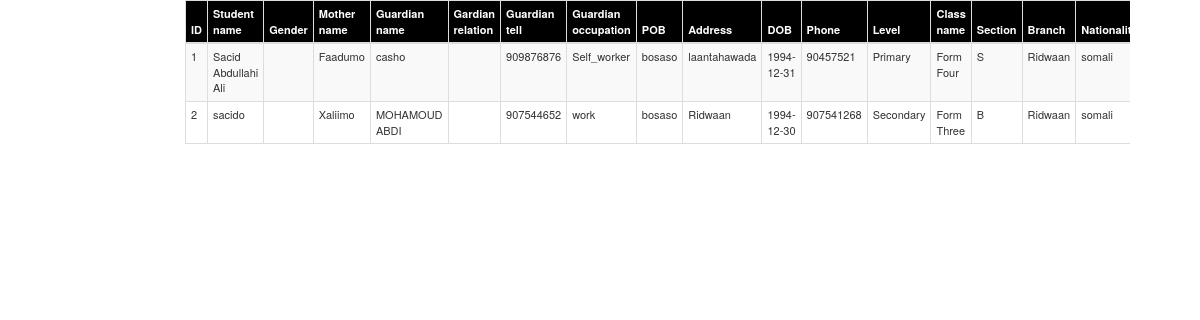
Page /falad.php on the committed database.
### tables this page shows
CREATE TABLE `registration` (
  `ID` int(255) NOT NULL,
  `studentname` varchar(200) NOT NULL,
  `gender` varchar(100) NOT NULL,
  `mothername` varchar(200) NOT NULL,
  `guardianname` varchar(200) NOT NULL,
  `guardiantell` int(50) NOT NULL,
  `guardianoccupation` varchar(1000) NOT NULL,
  `pob` varchar(100) NOT NULL,
  `address` varchar(100) NOT NULL,
  `dob` date NOT NULL,
  `phone` int(50) NOT NULL,
  `level` varchar(30) NOT NULL,
  `classname` varchar(30) NOT NULL,
  `section` varchar(30) NOT NULL,
  `branch` varchar(30) NOT NULL,
  `nationality` varchar(50) NOT NULL,
  `registrationdate` date NOT NULL,
  `image` blob NOT NULL
);

### falad.php (the view, shortened to what this page needs)
<?php
    $conn = new mysqli("localhost", "root", "", "simpledata");
    include("falad2.php");
    if(isset($_POST["query"]))
    {
        $search = mysqli_real_escape_string($conn, $_POST["query"]);
        $query = "
        SELECT * FROM registration
        WHERE studentname LIKE '%".$search."%'
        OR ID LIKE '%".$search."%'
         OR phone LIKE '%".$search."%'
        ";
    }
    else
    {
        $query = "
        SELECT * FROM registration ORDER BY ID
        ";
    }
    $result = mysqli_query($conn, $query);
    if(mysqli_num_rows($result) > 0)
    { ?>
<div class="container">
<div class="row">
    <div class="col-sm-10" style="margin: 0 0 0 -40px">
        <div class="table-responsive">
            <table class="table table-striped table-condensed table-hover table-bordered">
                <tr>
                    <thead style="background-color:black;color:white; font-size:11px;">
                          <th>ID</th>
					<th>Student name</th>
					<th>Gender</th>
					<th>Mother name</th>
					<th>Guardian name</th>
                  <th>Gardian relation</th>
                    <th>Guardian tell</th>
					<th>Guardian occupation</th>
					<th>POB</th>
					<th>Address</th>
					<th>DOB</th>
                    <th>Phone</th>
					<th>Level</th>
					<th>Class name</th>
					<th>Section</th>
					<th>Branch</th>
                    <th>Nationality</th>
                         </thead>
                </tr>
                <tbody style="font-size:11px;">
        <?php
            while($row = mysqli_fetch_array($result)){ ?>
                <tr>
                     <td><?php echo $row['ID'] ?></td>
                    <td><?php echo $row["studentname"] ?></td>
                    <td><?php echo $row["gender"] ?></td>
                    <td><?php echo $row['mothername'] ?></td>
					<td><?php echo $row['guardianname'] ?></td>
                	<td><?php echo $row['guardianrelation'] ?></td>
					<td><?php echo $row['guardiantell'] ?></td>
                    <td><?php echo $row['guardianoccupation'] ?></td>
					<td><?php echo $row['pob'] ?></td>
					<td><?php echo $row['address'] ?></td>
                    <td><?php echo $row['dob'] ?></td>
					<td><?php echo $row['phone'] ?></td>
					<td><?php echo $row['level'] ?></td>
                     <td><?php echo $row['classname'] ?></td>
					<td><?php echo $row['section'] ?></td>
					<td><?php echo $row['branch'] ?></td>
                     <td><?php echo $row['nationality'] ?></td>
                                </div>
                            </div>
                        </div>
                <?php
            }
    }
else
{
 echo 'Data Not Found';
}
?>

### falad2.php (shortened to what this page needs)
          <link rel="stylesheet" href="bootstrap.min.css">
          <link rel="stylesheet" href="nawawi.css">
<link rel="stylesheet" href="font-awesome-4.7.0/css/font-awesome.min.css">

### rows in the picture
registration: ID "1", studentname "Sacid Abdullahi Ali", mothername "Faadumo", guardianname "casho", guardiantell "909876876", guardianoccupation "Self_worker", pob "bosaso", address "laantahawada", dob "1994-12-31", phone "90457521", level "Primary", classname "Form Four", section "S", branch "Ridwaan", nationality "somali"
registration: ID "2", studentname "sacido", mothername "Xaliimo", guardianname "MOHAMOUD ABDI", guardiantell "907544652", guardianoccupation "work", pob "bosaso", address "Ridwaan", dob "1994-12-30", phone "907541268", level "Secondary", classname "Form Three", section "B", branch "Ridwaan", nationality "somali"
